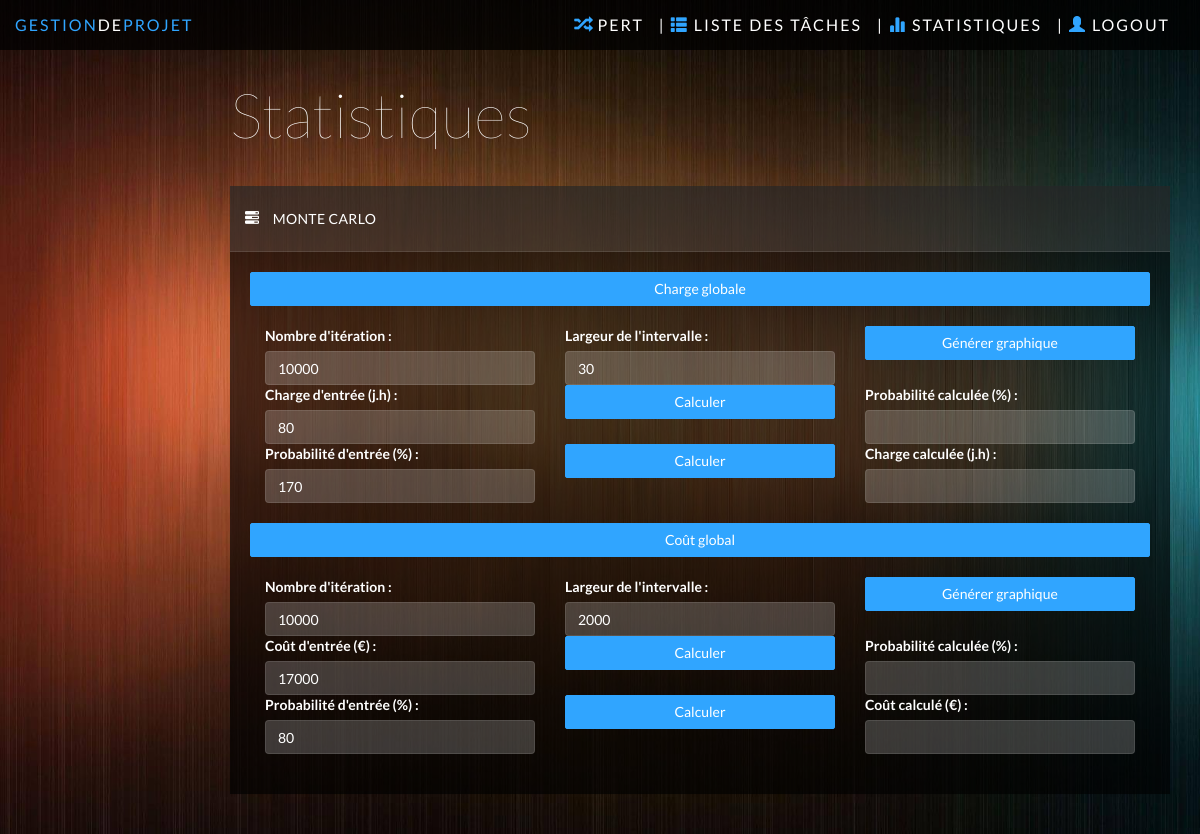
/stats.php, run on an earlier commit of the app's database.
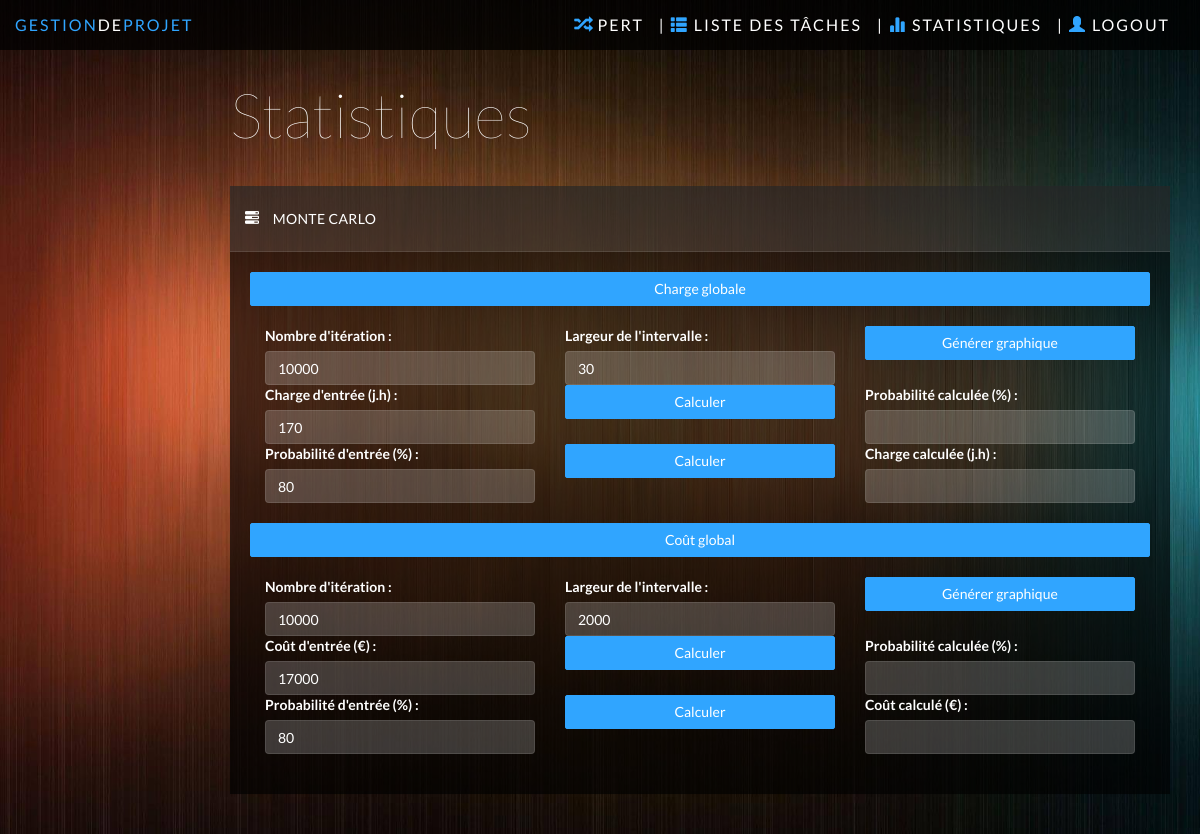
And on a later commit of the database.
### tables this page shows
CREATE TABLE IF NOT EXISTS `simulateur` (
  `idProjet` int(10) NOT NULL,
  `typeSimulateur` varchar(50) NOT NULL,
  `nbEchantillons` int(10) NOT NULL,
  `largeurIntervalle` int(10) NOT NULL,
  `probabilite` int(10) NULL,
  `charge` int(10) NULL,
  PRIMARY KEY (`idProjet`, `typeSimulateur`)
);

### models/cnx.php (called while the page is built)
<?php
function getBdd() {
	try
	{
		$bdd = new PDO('mysql:host=localhost;dbname=m1bd;charset=utf8', 'root', '');
	}
	catch(Exception $e)
	{
	        die('Erreur : '.$e->getMessage());
	}
  return $bdd;
}
?>

### models/Project.php (called while the page is built, shortened)
<?php
require("Task.php");
class Project
{
	var $listeSimulateurs;
	var $bdd;
	private static $_instance = null;
	function __construct($id, $nom, $tacheDebut, $tacheFin)
	{
		$this->listeSimulateurs = array();
		$this->bdd = getBdd();
		$this->loadListeTaches();
		$this->loadListeSimulateurs();
	}
	function loadListeTaches()
	{
		$reponse = $this->bdd->query('SELECT * FROM tache');
		while ($donnees = $reponse->fetch())
		{
			$tache = new Task($donnees['id'], $donnees['nom'], $donnees['precedent1'], $donnees['precedent2'], $donnees['suivant1'], $donnees['suivant2'], $this);
			$tache->loadLoi();
			$tache->loadRessource();
		}
	}
	function loadListeSimulateurs()
	{
		$reponse = $this->bdd->query('SELECT * FROM simulateur');
		while ($donnees = $reponse->fetch())
		{
			$simulateur = NULL;
			if($donnees['typeSimulateur'] == SimulateurEnum::ChargeGlobale) {
				$simulateur = new SimulationChargeGlobale($donnees['typeSimulateur'], $donnees['nbEchantillons'], $donnees['largeurIntervalle'], $this);
			} else if ($donnees['typeSimulateur'] == SimulateurEnum::CoutGlobal) {
				$simulateur = new SimulationCoutGlobal($donnees['typeSimulateur'], $donnees['nbEchantillons'], $donnees['largeurIntervalle'], $this);
			}
			$simulateur->probabilite = $donnees['probabilite'];
			$simulateur->charge = $donnees['charge'];
			array_push($this->listeSimulateurs, $simulateur);
		}
	}
	public static function getInstance() {
		if(is_null(self::$_instance)) {
			self::$_instance = new Project(1, 'Gna', null, null);
		}
		return self::$_instance;
	}
	function getSimulateurByType($typeSimulateur) {
		$simulateur = NULL;
		for ($i=0; $i < count($this->listeSimulateurs); $i++) {
			if($this->listeSimulateurs[$i]->typeSimulateur == $typeSimulateur) {
				$simulateur = $this->listeSimulateurs[$i];
				$i = count($this->listeSimulateurs);
			}
		}
		return $simulateur;
	}
}
?>

### models/Task.php (called while the page is built, shortened)
<?php
require("cnx.php");
class Task
{
	var $id;
	var $bdd;
	function __construct($id, $nom, $precedent1, $precedent2, $suivant1, $suivant2, $projet)
	{
		$this->id = $id;
		$this->bdd = getBdd();
	}
	public function loadLoi()
	{
		$reponse = $this->bdd->query('SELECT l.* FROM tache t, loi l where t.id = l.idTache');
		$loi = $reponse->fetch();
		if($loi['nom'] == LoiEnum::Beta) {
			$reponse = $this->bdd->query('SELECT b.* FROM loi l, loiBeta b where l.id = b.id');
			$beta = $reponse->fetch();
		} else if($loi['nom'] == LoiEnum::Triangulaire) {
			$reponse = $this->bdd->query('SELECT t.* FROM loi l, loiTriangulaire t where l.id = t.id');
			$triangulaire = $reponse->fetch();
			$this->loi = new LoiTriangulaire($loi['valeurMin'], $loi['valeurMax'], $triangulaire['c']);
		} else if($loi['nom'] == LoiEnum::Normale) {
			$reponse = $this->bdd->query('SELECT n.* FROM loi l, loiNormale n where l.id = n.id');
			$normale = $reponse->fetch();
			$this->loi = new LoiNormaleTronquee($loi['valeurMin'], $loi['valeurMax'], $normale['mu'], $normale['sigma']);
		} else if($loi['nom'] == LoiEnum::Uniforme) {
			$this->loi = new LoiRand($loi['valeurMin'], $loi['valeurMax']);
		} else if($loi['nom'] == LoiEnum::SansLoi) {
			$this->loi = new SansLoi($loi['valeurMax']);
		}
	}
	public function loadRessource() {
		$this->bdd->setAttribute(PDO::ATTR_ERRMODE, PDO::ERRMODE_EXCEPTION);
		$q = $this->bdd->prepare("SELECT r.* FROM tache t, ressource r WHERE t.idRessource = r.id AND t.id = ?");
		$q->execute(array($this->id));
		$ressource = $q->fetch(PDO::FETCH_ASSOC);
	}
}
?>

### models/SimulationMC.php (called while the page is built, shortened)
<?php
class SimulationMC
{
	function __construct($typeSimulateur, $nbEchantillons, $largeurIntervalle, $projet)
	{
		$this->typeSimulateur = $typeSimulateur;
		$this->nbEchantillons = $nbEchantillons;
		$this->largeurIntervalle = $largeurIntervalle;
	}
}
?>

### chargeGlobale.php (the view, shortened to what this page needs)
<?php
  $simulateur = $project->getSimulateurByType('chargeGlobale');
  $iteration = 10000;
  $intervalle = 30;
  $probabilite = 80;
  $charge = 170;
  if(!is_null($simulateur)) {
    $iteration = $simulateur->nbEchantillons;
    $intervalle = $simulateur->largeurIntervalle;
    $probabilite = $simulateur->probabilite;
    $charge = $simulateur->charge;
  }
 ?>
<div class="row">
  <button id="titreChargeGlobale" class="btn btn-primary btn-block" type="button">
    Charge globale
  </button>
</div>
<div id="contenuChargeGlobale" class="contenu">
  <br>
  <div class="row">
    <div class="col-md-4">
      <label for="iteration">Nombre d'itération :</label>
      <input class="form-control" id="iteration" type="text" name="iteration" value=<?php echo $iteration; ?> required >
    </div>
    <div class="col-md-4">
      <label for="intervalle">Largeur de l'intervalle :</label>
      <input class="form-control" id="intervalle" type="text" name="intervalle" value=<?php echo $intervalle; ?> required >
    </div>
    <div class="col-md-4">
        <button class="btn btn-primary btn-block" type="submit" onclick="calculate(typeSimulateur.value, iteration.value, intervalle.value, probabiliteGivenProbability.value, chargeGivenCharge.value, 'containerChargeGlobale')">
          Générer graphique
        </button>
    </div>
  </div>
  <div class="row">
    <div class="col-md-4">
      <label for="chargeGivenCharge">Charge d'entrée (j.h) :</label>
      <input class="form-control" id="chargeGivenCharge" type="text" name="chargeGivenCharge" value=<?php echo $charge; ?> />
    </div>
    <div class="col-md-4">
        <button class="btn btn-primary btn-block" type="submit" onclick="estimateProbability(typeSimulateur.value, iteration.value, intervalle.value, probabiliteGivenProbability.value, chargeGivenCharge.value)">
          Calculer
        </button>
    </div>
    <div class="col-md-4">
      <label for="probabiliteGivenCharge">Probabilité calculée (%) :</label>
      <output class="form-control" id="probabiliteGivenCharge_Charge" type="text" name="probabiliteGivenCharge" />
    </div>
  </div>
  <div class="row">
    <div class="col-md-4">
      <label for="probabiliteGivenProbability">Probabilité d'entrée (%) :</label>
      <input class="form-control" id="probabiliteGivenProbability" type="text" name="probabiliteGivenProbability" value=<?php echo $probabilite; ?> />
    </div>
    <div class="col-md-4">
      <button class="btn btn-primary btn-block" type="submit" onclick="estimateCharge(typeSimulateur.value, iteration.value, intervalle.value, probabiliteGivenProbability.value, chargeGivenCharge.value)">
        Calculer
      </button>
    </div>
    <div class="col-md-4">
      <label for="chargeGivenProbability">Charge calculée (j.h) :</label>
      <output class="form-control" id="chargeGivenProbability_Charge" type="text" name="chargeGivenProbability" />
    </div>
  </div>
  <br> <div id="containerChargeGlobale"></div>
</div>

### stats.php (shortened to what this page needs)
<?php
require("models/Project.php");
$project = Project::getInstance();
?>
<html>
	<head>
		<link href="css/themecharts.css" rel="stylesheet">
		<link href="css/bootstrap.min.css" rel="stylesheet">
		<link href="css/datepicker3.css" rel="stylesheet">
		<link href="css/styles.css" rel="stylesheet">
		<link href="css/joint.css" rel="stylesheet">
	</head>
	<body>
		<?php
			require 'navbar.php';
		?>
		<div class="col-sm-9 col-sm-offset-3 col-lg-10 col-lg-offset-2 main">
		  <div class="row">
		    <div class="col-lg-12">
		      <h1 class="page-header">Statistiques</h1>
		    </div>
		  </div>
		  <div class="row">
		    <div class="col-lg-12">
		      <div class="panel panel-default">
		        <div class="panel-heading"><span class="glyphicon glyphicon-tasks"></span> Monte Carlo</div>
		        <div class="panel-body">
							<?php
								require 'chargeGlobale.php';
							?>
							<?php
								require 'coutGlobal.php';
							?>
					 	</div>
		      </div>
		    </div>
		  </div>
		</div>
	</body>
</html>

### navbar.php (shortened to what this page needs)
<nav class="navbar navbar-inverse navbar-fixed-top" role="navigation">
  <div class="container-fluid">
    <div class="navbar-header">
      <a class="navbar-brand" href="index.php"><span>Gestion</span>De<span>Projet</span></a>
              <ul class="nav navbar-top-links navbar-right">
                      <a href="login.php" class="navbar-brand">| <span class="glyphicon glyphicon-user"></span> Logout</a>
      </ul>
              <ul class="nav navbar-top-links navbar-right">
                      <a href="stats.php" class="navbar-brand">| <span class="glyphicon glyphicon-stats"></span> Statistiques</a>
              </ul>
              <ul class="nav navbar-top-links navbar-right">
                      <a href="tasklist.php" class="navbar-brand">| <span class="glyphicon glyphicon-th-list"></span> Liste Des Tâches</a>
              </ul>
              <ul class="nav navbar-top-links navbar-right">
                      <a href="index.php" class="navbar-brand"><span class="glyphicon glyphicon-random"></span> Pert</a>
              </ul>
    </div>
  </div>
</nav>

### coutGlobal.php (shortened to what this page needs)
<?php
  $iteration = 10000;
  $intervalle = 2000;
  $probabilite = 80;
  $charge = 17000;
 ?>
<div class="row">
  <button id="titreCoutGlobal" class="btn btn-primary btn-block" type="button">
    Coût global
  </button>
</div>
<div id="contenuCoutGlobal" class="contenu">
  <br>
  <div class="row">
    <div class="col-md-4">
      <label for="iteration">Nombre d'itération :</label>
      <input class="form-control" id="iteration_Cout" type="text" name="iterationCoutGlobal" value=<?php echo $iteration; ?> required >
    </div>
    <div class="col-md-4">
      <label for="intervalle">Largeur de l'intervalle :</label>
      <input class="form-control" id="intervalle_Cout" type="text" name="intervalle" value=<?php echo $intervalle; ?> required >
    </div>
    <div class="col-md-4">
        <button class="btn btn-primary btn-block" type="submit" onclick="calculate(typeSimulateur_Cout.value, iteration_Cout.value, intervalle_Cout.value, probabiliteGivenProbability_Cout.value, chargeGivenCharge_Cout.value, 'containerCoutGlobal')">
          Générer graphique
        </button>
    </div>
  </div>
  <div class="row">
    <div class="col-md-4">
      <label for="chargeGivenCharge">Coût d'entrée (€) :</label>
      <input class="form-control" id="chargeGivenCharge_Cout" type="text" name="chargeGivenCharge" value=<?php echo $charge; ?> />
    </div>
    <div class="col-md-4">
        <button class="btn btn-primary btn-block" type="submit" onclick="estimateProbability(typeSimulateur_Cout.value, iteration_Cout.value, intervalle_Cout.value, probabiliteGivenProbability_Cout.value, chargeGivenCharge_Cout.value)">
          Calculer
        </button>
    </div>
    <div class="col-md-4">
      <label for="probabiliteGivenCharge">Probabilité calculée (%) :</label>
      <output class="form-control" id="probabiliteGivenCharge_Cout" type="text" name="probabiliteGivenCharge" />
    </div>
  </div>
  <div class="row">
    <div class="col-md-4">
      <label for="probabiliteGivenProbability">Probabilité d'entrée (%) :</label>
      <input class="form-control" id="probabiliteGivenProbability_Cout" type="text" name="probabiliteGivenProbability" value=<?php echo $probabilite; ?> />
    </div>
    <div class="col-md-4">
      <button class="btn btn-primary btn-block" type="submit" onclick="estimateCharge(typeSimulateur_Cout.value, iteration_Cout.value, intervalle_Cout.value, probabiliteGivenProbability_Cout.value, chargeGivenCharge_Cout.value)">
        Calculer
      </button>
    </div>
    <div class="col-md-4">
      <label for="chargeGivenProbability">Coût calculé (€) :</label>
      <output class="form-control" id="chargeGivenProbability_Cout" type="text" name="chargeGivenProbability" />
    </div>
  </div>
  <br> <div id="containerCoutGlobal"></div>
</div>

### css/styles.css (style rules this page uses)
body { background-color: #444; background-image: url(../img/bg.jpg); background-size: cover; -webkit-background-size: cover; -moz-background-size: cover; -o-background-size: cover; font-family: 'Lato'; padding-top: 50px; color: #fff; }
.row { margin: 0; }
.panel-body { padding: 20px; }
.main { padding-bottom: 20px; }
a, a:hover, a:focus { color: #fff; }
h1, h2, h3, h4, h5, h6 { color: #fff; }
h1 { font-weight: 100; font-size: 62px; }
.form-control { color: #fff; border: 1px solid rgba(255, 255, 255, .1); box-shadow: none; background: rgba(255, 255, 255, .2); }
.navbar-header .navbar-brand { color: #fff; font-size: 16px; text-transform: uppercase; font-weight: 500; letter-spacing: 2px; }
.navbar-header .navbar-brand span { color: #30a5ff; }
.btn-primary, .btn-primary:hover, .btn-primary:focus, .btn-primary:active, .btn-primary.active, .open > .dropdown-toggle.btn-primary, .btn-primary.disabled, .btn-primary[disabled], fieldset[disabled] .btn-primary, .btn-primary.disabled:hover, .btn-primary[disabled]:hover, fieldset[disabled] .btn-primary:hover, .btn-primary.disabled:focus, .btn-primary[disabled]:focus, fieldset[disabled] .btn-primary:focus, .btn-primary.disabled:active, .btn-primary[disabled]:active, fieldset[disabled] .btn-primary:active, .btn-primary.disabled.active, .btn-primary[disabled].active, fieldset[disabled] .btn-primary.active { background-color: #30a5ff; border-color: #30a5ff; }
.btn { border-radius: 2px; }
.panel { border: 0; background: #333; background: rgba(0, 0, 0, .65); border-radius: 0; margin-top: -1px; }
.panel-heading { font-size: 18px; font-weight: 300; letter-spacing: 0.025em; height: 66px; line-height: 45px; border-radius: 0; }
.panel-default .panel-heading { background: #444; background: rgba(255, 255, 255, .1); border-bottom: 1px solid rgba(255, 255, 255, .1); color: #fff; text-transform: uppercase; font-size: 14px; font-weight: 500; }
.navbar { border: 0; background: rgba(0, 0, 0, .75); }
@media (min-width: 768px) { .navbar-header { width: 100%; } }
h1.page-header { margin-top: 30px; margin-bottom: 30px; border-bottom: 0; color: #fff; }
.panel-heading .glyphicon { margin-right: 10px; }

What changed in the data, as far as the page shows it:
changed simulateur: chargeGivenCharge "80" → "170"; probabiliteGivenProbability "170" → "80"
